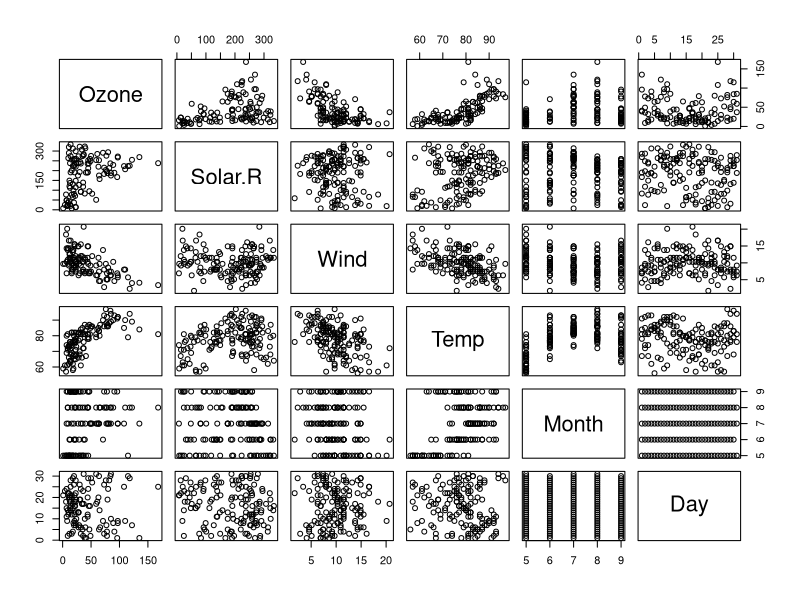
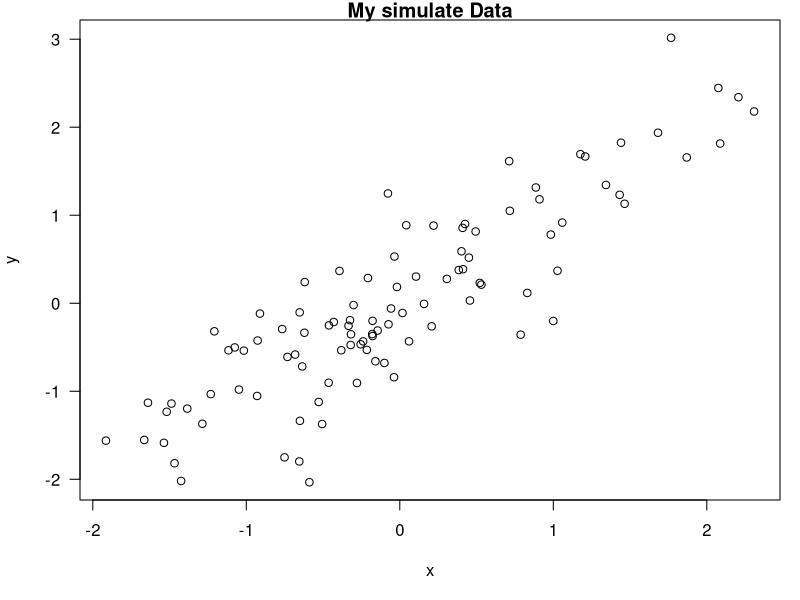

These charts were generated, in order, by the following R code:
## ---- chunk 1
library(datasets)
data(airquality)
summary(airquality)
## ---- chunk 2
pairs(airquality)
## ---- chunk 3
library(stats)
fit <- lm(Ozone ~ Wind + Solar.R + Temp, data=airquality)
summary(fit)
## ---- chunk 4
set.seed(1)
x <- rnorm(100)
mean(x)
## ---- chunk 5
time <- format(Sys.time(), "%a %b %d %X %Y")
rand <- rnorm(1)
## ---- chunk 6
x <- rnorm(100); y <- x + rnorm(100, sd=0.5)
## ---- chunk 7
par(mar = c(5,4,1,1), las = 1)
plot(x, y, main="My simulate Data")
## ---- chunk 8
library(datasets)
data(airquality)
fit <- lm(Ozone ~ Wind+Temp+Solar.R, data=airquality)
## ---- chunk 9
library(xtable)
xt <- xtable(summary(fit))
print(xt, type="html")
